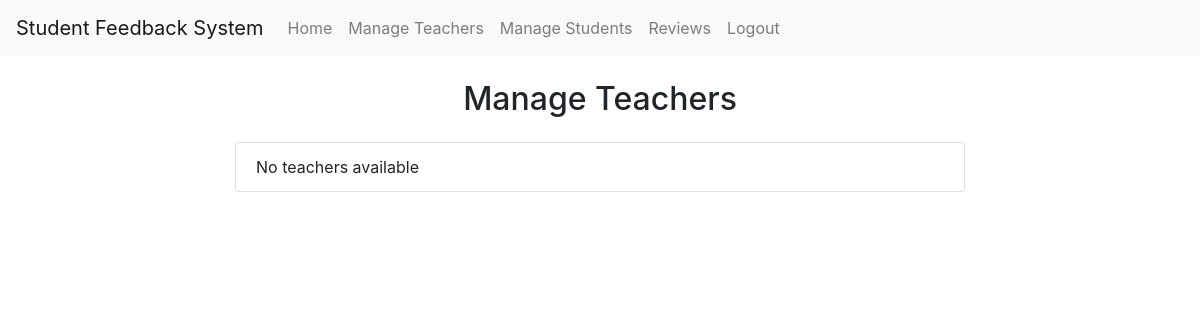
The page /teachers/ on the database as committed earlier.
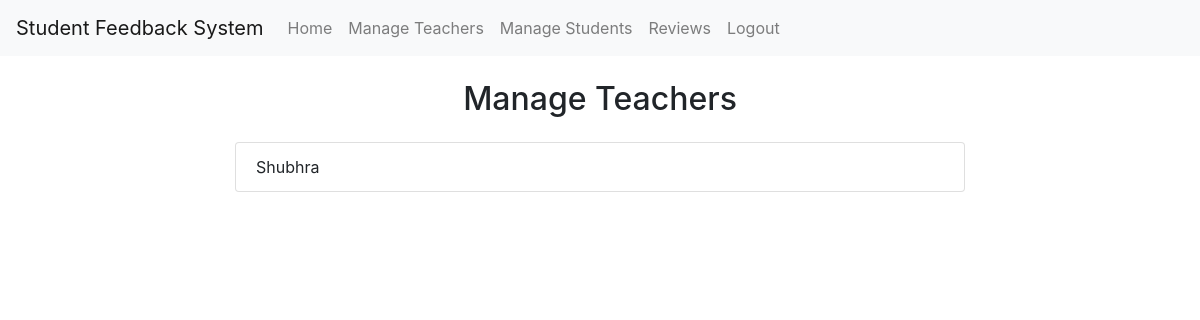
The same page on the database as committed later.
### StudentFeedbackApp/models.py (models this page shows, shortened)
class Teacher(models.Model):
    UID = models.IntegerField(default=0)
    Name = models.CharField(max_length=100,default='')
    DateOfBirth = models.DateField(default=datetime.now)
    DateOfJoining = models.DateField(default=datetime.now)
    Department = models.CharField(max_length=100,default='')

### StudentFeedbackApp/views.py (the view)
# urls.py: path('teachers/', views.teacher_manage, name='teacher-manage'),
def teacher_manage(request):
    teachers = Teacher.objects.all()
    return render(request, 'teacher_manage.html', {'teachers': teachers})

### templates/teacher_manage.html (shortened to what this page needs)
{% extends 'base.html' %}
{% block content %}
<div class="row justify-content-center">
    <div class="col-md-8">
        <h2 class="text-center mb-4">Manage Teachers</h2>
        <ul class="list-group">
            {% for teacher in teachers %}
            <li class="list-group-item d-flex justify-content-between align-items-center">
                {{ teacher.Name }}
            </li>
            {% empty %}
            <li class="list-group-item">No teachers available</li>
            {% endfor %}
        </ul>
    </div>
</div>
{% endblock %}

Rows that differ between the two databases and show on the page:
added Teacher: Name "Shubhra"
Other text that changed with them:
text no longer shown: "No teachers available"
